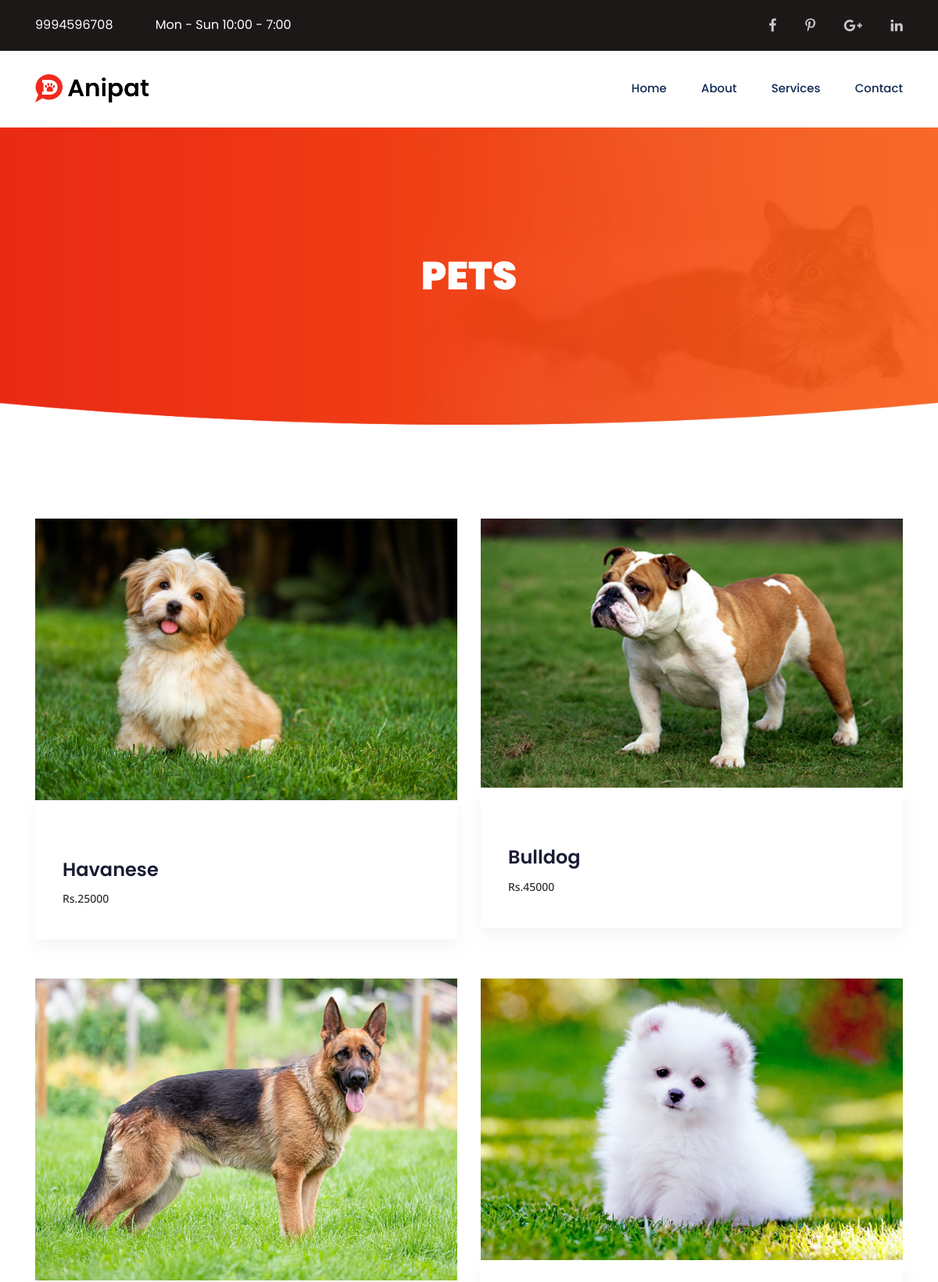
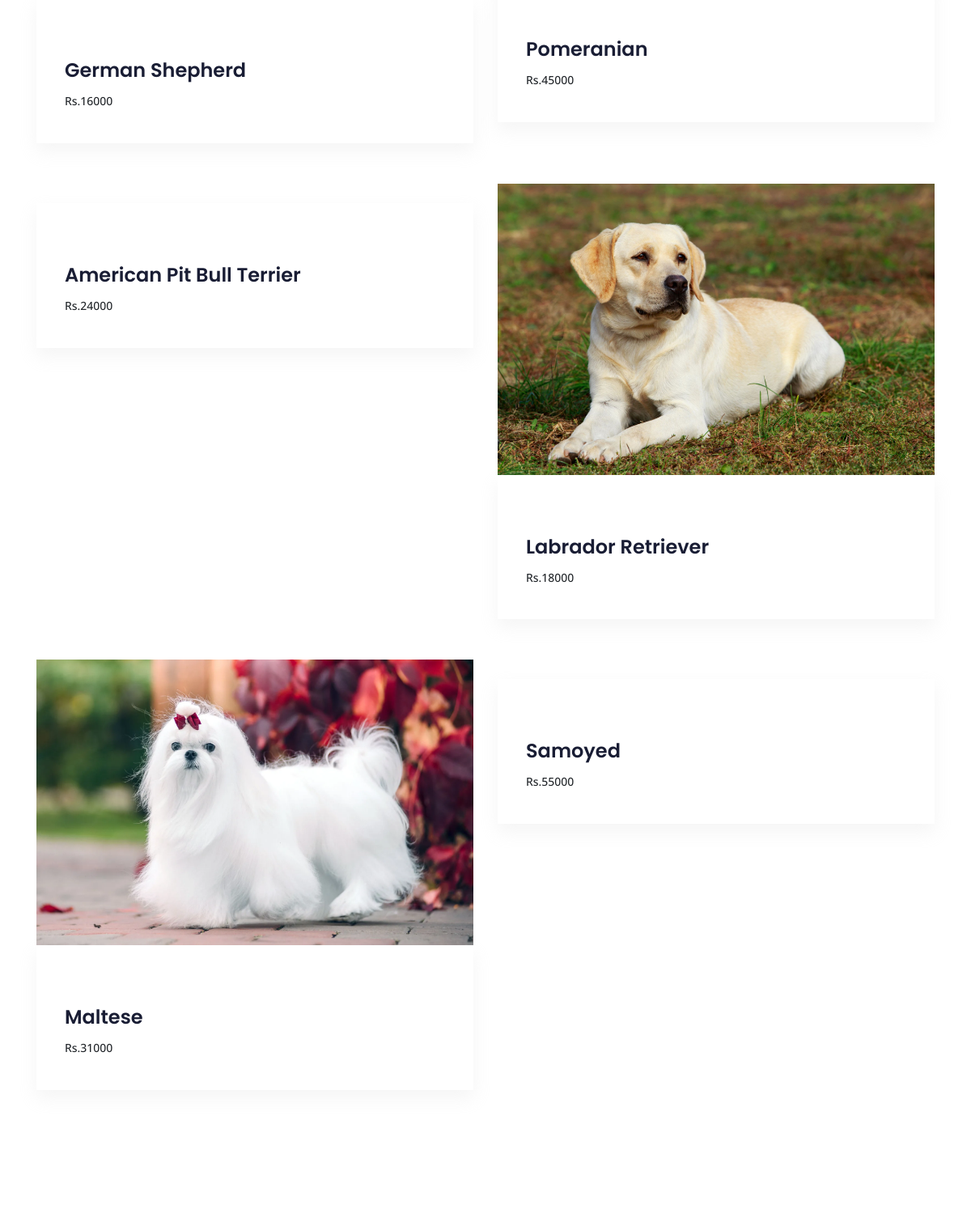
The page /userapp/category/dog (upper part) on the database its author committed (2 pictures, top to bottom).
### adminapp/models.py (models this page shows)
class petsdb(models.Model):
    pets=models.CharField(max_length=20,null=True,blank=True)
    breed=models.CharField(max_length=20,null=True,blank=True)
    image=models.ImageField(upload_to='profile',null=True,blank=True)
    rate=models.IntegerField(null=True,blank=True)
    description=models.CharField(max_length=40000,null=True,blank=True)

### userapp/views.py (the view)
# urls.py: path('category/<dogg>', views.dog, name="dog"),
def dog(request,dogg):
    data=petsdb.objects.filter(pets=dogg)
    return render(request,'dog.html',{'data':data})

### userapp/templates/dog.html (shortened to what this page needs)
<!doctype html>
{% load static %}
<html class="no-js" lang="zxx">
<head>
    <link rel="stylesheet" href="{% static 'css/bootstrap.min.css' %}">
    <link rel="stylesheet" href="{% static 'css/owl.carousel.min.css' %}">
    <link rel="stylesheet" href="{% static 'css/magnific-popup.css' %}">
    <link rel="stylesheet" href="{% static 'css/font-awesome.min.css' %}">
    <link rel="stylesheet" href="{% static 'css/themify-icons.css' %}">
    <link rel="stylesheet" href="{% static 'css/nice-select.css' %}">
    <link rel="stylesheet" href="{% static 'css/flaticon.css' %}">
    <link rel="stylesheet" href="{% static 'css/gijgo.css' %}">
    <link rel="stylesheet" href="{% static 'css/animate.css' %}">
    <link rel="stylesheet" href="{% static 'css/slicknav.css' %}">
    <link rel="stylesheet" href="{% static 'css/style.css' %}">
</head>
<body>
    <header>
        <div class="header-area ">
            <div class="header-top_area">
                <div class="container">
                    <div class="row">
                        <div class="col-lg-6 col-md-8">
                            <div class="short_contact_list">
                                <ul>
                                    <li><a href="#">9994596708</a></li>
                                    <li><a href="#">Mon - Sun 10:00 - 7:00</a></li>
                                </ul>
                            </div>
                        </div>
                        <div class="col-lg-6 col-md-4 ">
                            <div class="social_media_links">
                                <a href="#">
                                    <i class="fa fa-facebook"></i>
                                </a>
                                <a href="#">
                                    <i class="fa fa-pinterest-p"></i>
                                </a>
                                <a href="#">
                                    <i class="fa fa-google-plus"></i>
                                </a>
                                <a href="#">
                                    <i class="fa fa-linkedin"></i>
                                </a>
                            </div>
                        </div>
                    </div>
                </div>
            </div>
            <div id="sticky-header" class="main-header-area">
                <div class="container">
                    <div class="row align-items-center">
                        <div class="col-xl-3 col-lg-3">
                            <div class="logo">
                                <a href="{% url 'home' %}">
                                    <img src="{% static 'img/logo.png' %}" alt="">
                                </a>
                            </div>
                        </div>
                        <div class="col-xl-9 col-lg-9">
                            <div class="main-menu  d-none d-lg-block">
                                <nav>
                                    <ul id="navigation">
                                        <li><a  href="{% url 'home' %}">home</a></li>
                                        <li><a href="{% url 'about' %}">about</a></li>
                                        <li><a href="{% url 'service' %}">services</a></li>
                                        <li><a href="{% url 'contact' %}">Contact</a></li>
                                    </ul>
                                </nav>
                            </div>
                        </div>
                        <div class="col-12">
                        </div>
                    </div>
                </div>
            </div>
        </div>
    </header>
    <div class="bradcam_area breadcam_bg">
        <div class="container">
            <div class="row">
                <div class="col-lg-12">
                    <div class="bradcam_text text-center">
                        <h3>PETS</h3>
                    </div>
                </div>
            </div>
        </div>
    </div>
    <section class="blog_area section-padding">
        <div class="container">
            <div class="row">{% for i in data %}
                <div class="col-lg-6 mb-5 mb-lg-0">
                    <div class="blog_left_sidebar">
                        <article class="blog_item">
                            <div class="">
                                <img class="card-img rounded-0" src="{{i.image.url}}" alt="">
                            </div>
                            <div class="blog_details">
                                <a class="d-inline-block" href="{% url 'dogs' dataid=i.id %}">
                                <h2>{{i.breed}}</h2></a>
                                <h6>Rs.{{i.rate}}</h6>
                            </div>
                        </article>
                    </div>
                </div>{% endfor %}
            </div>
        </div>
    </section>
</body>
</html>

### rows shown on the page
petsdb: image (picture), breed "Havanese", rate "25000"
petsdb: image (picture), breed "Bulldog", rate "45000"
petsdb: image (picture), breed "German Shepherd", rate "16000"
petsdb: image (picture), breed "Pomeranian", rate "45000"
petsdb: breed "American Pit Bull Terrier", rate "24000"
petsdb: image (picture), breed "Labrador Retriever", rate "18000"
petsdb: image (picture), breed "Maltese", rate "31000"
petsdb: breed "Samoyed", rate "55000"
